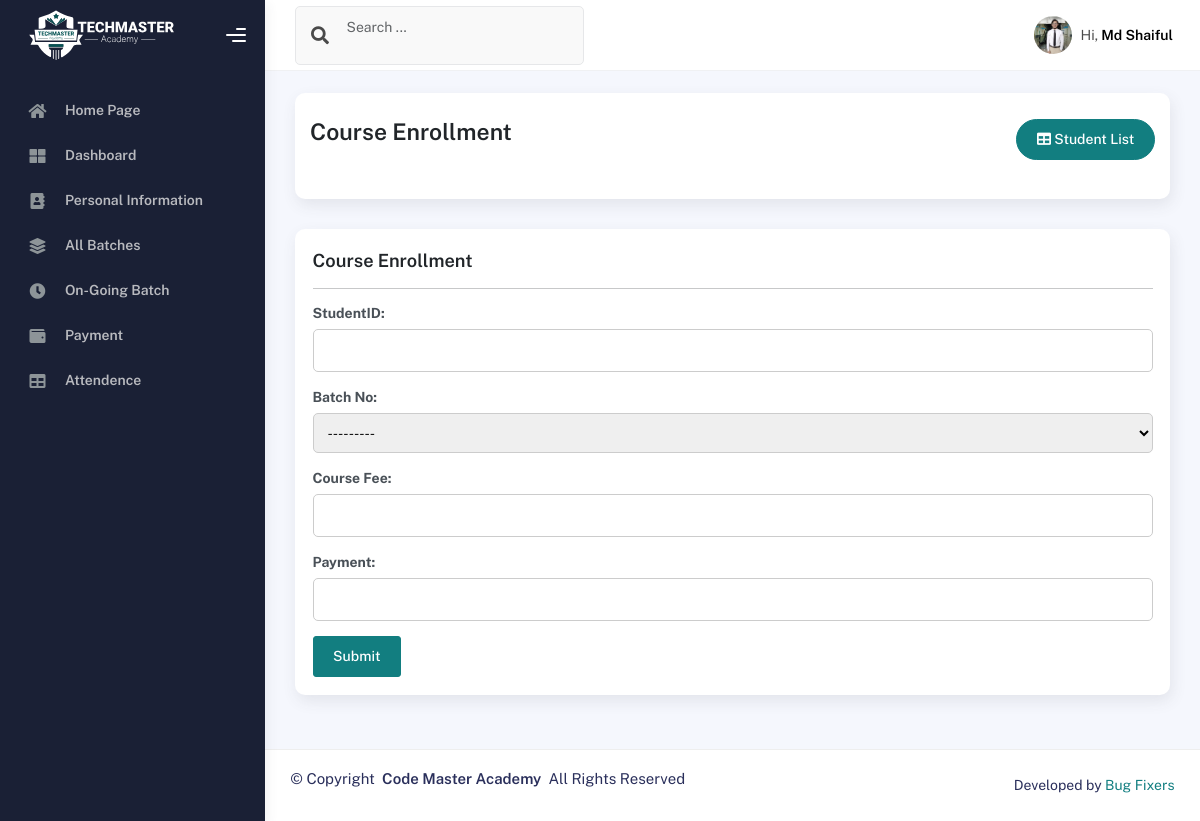
Page /enrollcourse/ (signed in) on the committed database.
### IMSapp/models.py (models this page shows, shortened)
class IMSUserModel(AbstractUser):
    USERTYPE=[
        ('Authority','Authority'),
        ('Student','Student'),
        ('Teacher','Teacher'),
        ('Staff','Staff'),
    ]
    UserType=models.CharField(choices=USERTYPE,max_length=100, null=True)

class StudentModel(models.Model):
    Imsuser=models.OneToOneField(IMSUserModel,on_delete=models.CASCADE,related_name='studentinfo',null=True)
    StudentID=models.CharField(max_length=100,null=True)
    StudentName=models.CharField(max_length=100,null=True)
    StudentPhoto=models.ImageField(upload_to='studentPhoto',null=True)
    AdmissionDate=models.DateField(auto_now_add=True,null=True)
    EducationalQualification=models.CharField(max_length=100,null=True)
    LinkedInLink =models.CharField(max_length=150,null=True)
    GithubLink =models.CharField(max_length=150,null=True)
    FacebookLink =models.CharField(max_length=150,null=True)

### IMSapp/studentviews.py (the view)
# urls.py: path('enrollcourse/',enrollcourse,name="enrollcourse"),
@login_required
def enrollcourse(request):
    if request.method == 'POST':
        courseenrollform = EnrollCourseForm(request.POST)
        if courseenrollform.is_valid():
            courseenroll = courseenrollform.save(commit=False)
            studentid = courseenroll.StudentID
            student_exists = IMSUserModel.objects.filter(username=studentid).exists()
            if student_exists:
                student = get_object_or_404(IMSUserModel, username=studentid)
                batchno = courseenroll.LearningBatch
                batch_exists = AdmittedCourseModel.objects.filter(Courseuser=student, LearningBatch=batchno).exists()
                if not batch_exists:
                    batchdata = get_object_or_404(BatchInfoModel, BatchNo=batchno)
                    courseenroll.CourseName = batchdata.CourseName
                    courseenroll.Courseuser = student
                    coursefee = courseenroll.CourseFee
                    pay = courseenroll.Payment
                    courseenroll.Due = int(coursefee) - int(pay)
                    courseenroll.save()
                    return redirect('enrollcourselist')
                else:
                    messages.warning(request,'Student already enrolled in this batch.')
            else:
                messages.warning(request,'Student does not exist.')
    else:
        courseenrollform = EnrollCourseForm()
    return render(request, 'students/enrollcourse.html', {'courseenrollform': courseenrollform})

### IMSapp/forms.py
class EnrollCourseForm(forms.ModelForm):
    class Meta:
        model = AdmittedCourseModel
        fields = "__all__"
        exclude = ['Courseuser','Studentuser','CourseName','AdmissionDate','Due']
        labels = {
            "LearningBatch":"Batch No",
            "CourseFee":"Course Fee",
        }

### IMSapp/models.py (called while the page is built)
    def __str__(self):
        return self.BatchNo

### IMSapp/templates/students/enrollcourse.html (shortened to what this page needs)
{% extends "profilemaster/master.html" %}
{% block content %}
<div class="col-sm-12 col-md-12">
    <div class="card card-stats card-round">
        <div class="card-body">
            <div class="d-flex align-items-left align-items-md-center flex-column flex-md-row pt-2 pb-4">
                <div>
                    <h3 class="fw-bold mb-3">Course Enrollment</h3>
                </div>
                <div class="ms-md-auto py-2 py-md-0">
                    <a href="{% url 'studentList' %}" class="btn btn-primary btn-round"><i class="fas fa-table"></i> Student List</a>
                </div>
            </div>
        </div>
    </div>
</div>
<div class="row">
    <div class="col-sm-12">
        <div class="card">
            <div class="card-body">
                <form method="POST">
                    <div class="row">
                        <div class="col-12">
                            <h5 class="form-title"><span><strong>Course Enrollment</strong></span></h5>
                            <hr>
                        </div>
                        {{courseenrollform}}
                        <div class="col-12">
                            <button type="submit" class="btn btn-primary">Submit</button>
                        </div>
                    </div>
                </form>
            </div>
        </div>
    </div>
</div>
{% endblock content %}

### IMSapp/templates/profilemaster/header.html (shortened to what this page needs)
{% load static %}
<div class="main-header">
  <nav class="navbar navbar-header navbar-header-transparent navbar-expand-lg border-bottom">
    <div class="container-fluid">
      <nav class="navbar navbar-header-left navbar-expand-lg navbar-form nav-search p-0 d-none d-lg-flex">
        <div class="input-group">
          <div class="input-group-prepend">
            <button type="submit" class="btn btn-search pe-1">
              <i class="fa fa-search search-icon"></i>
            </button>
          </div>
          <input type="text" placeholder="Search ..." class="form-control" />
        </div>
      </nav>
      <ul class="navbar-nav topbar-nav ms-md-auto align-items-center">
        <li class="nav-item topbar-user dropdown hidden-caret">
          <a class="dropdown-toggle profile-pic" data-bs-toggle="dropdown" href="#" aria-expanded="false">
            {% if user.UserType == 'Authority' %}
            <div class="avatar-sm">
              <img src="{% static 'profileassets/img/kaiadmin/authoritylogo.png' %}" alt="..." class="avatar-img rounded-circle" />
            </div>
            <span class="profile-username">
              <span class="fw-bold">Code Master</span>
            </span>
            {% elif user.UserType == 'Student' %}
            <div class="avatar-sm">
              <img src="{{user.studentinfo.StudentPhoto.url}}" alt="..." class="avatar-img rounded-circle" />
            </div>
            <span class="profile-username">
              <span class="op-7">Hi,</span>
              <span class="fw-bold">{{user.studentinfo.StudentName}}</span>
            </span>
            {% endif %}
          </a>
        </li>
      </ul>
    </div>
  </nav>
</div>

### IMSapp/templates/students/enrollcourse.html (style rules this page uses)
label { margin-bottom: 5px; color: #666; text-align: left; font-weight: bold; }
input,select,textarea { margin-bottom: 15px; padding: 10px; border: 1px solid #ccc; border-radius: 5px; width: 100%; }

### rows in the picture
IMSUserModel: studentinfo.StudentPhoto (picture), studentinfo.StudentName "Md Shaiful"
